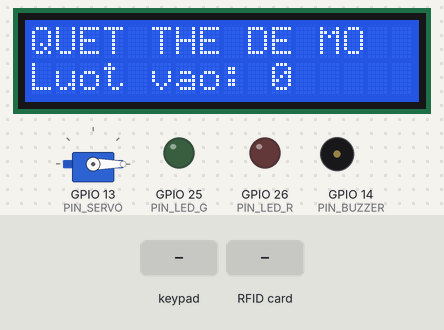
A sketch run on a simulated ESP32. Parts: 16×2 character LCD, servo, output pins drawn as LEDs (lit = HIGH), buzzer (waves = sounding). Inputs (shaded band) come from the test bench. What the sketch prints to the serial monitor is not drawn.

Above: at 1.3 s.
1.4 s: keypad keys 1 2 3 4 # pressed 0.4 s apart
At 4.5 s:
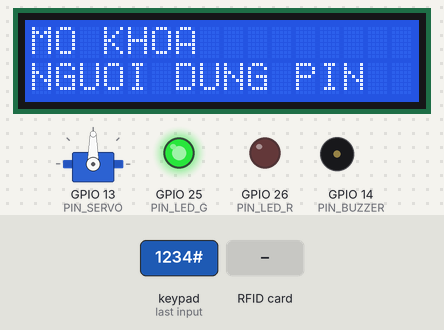
4.9 s: RFID card 5E 7A 19 C4 held to the reader
7.9 s: RFID card 01 02 03 04 held to the reader
9.9 s: RFID card 11 22 33 44 held to the reader
At 15.7 s:
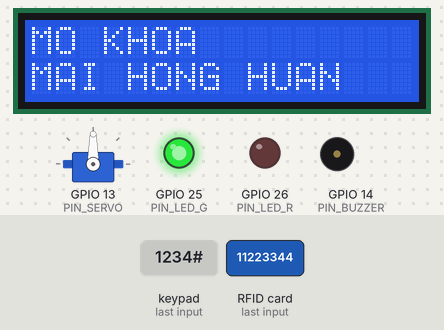
15.9 s: RFID card 55 66 77 88 held to the reader
At 20.7 s:
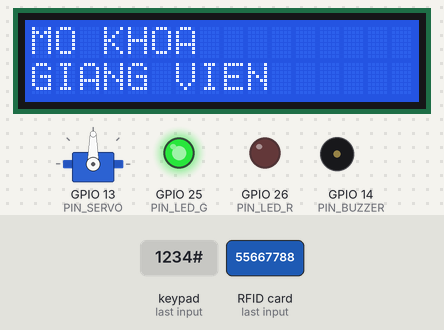
Timing chart, 0 to 26.8 s (numbered marks = the images above; inputs shaded):
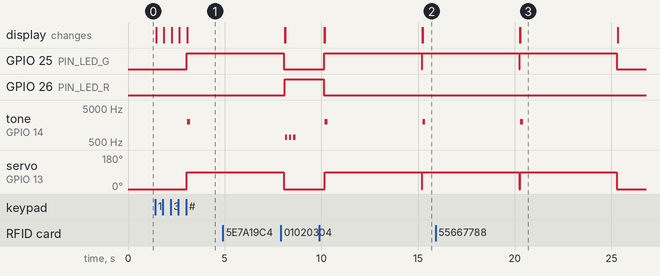

The sketch:

sketch.ino
```cpp
#include <Arduino.h>
#include <SPI.h>
#include <MFRC522.h>
#include <Wire.h>
#include <LiquidCrystal_I2C.h>
#include <ESP32Servo.h>
#include <Keypad.h>

// ============================================
// DO AN CUOI KY - HE THONG NHUNG
// NHOM 3 - KHOA CUA THONG MINH RFID
// LE HOAI BAO - K23DTCN554
// MAI HONG HUAN - K23DTVT097
// BUOC 9 - TICH HOP KEYPAD PIN 4X4
// ============================================

// 1. KHAI BAO CHAN
#define PIN_SS       5
#define PIN_RST      27
#define PIN_SERVO    13
#define PIN_LED_G    25
#define PIN_LED_R    26
#define PIN_BUZZER   14
#define PIN_SDA      21
#define PIN_SCL      22

// 2. THONG SO HE THONG
const unsigned long T_MO_KHOA = 5000;
const unsigned long T_TU_CHOI = 2000;
const unsigned long T_KHOA_TAM = 30000;
const byte SO_LAN_SAI_TOI_DA = 3;

const char PIN_DUNG[] = "1234";

// 3. THIET BI
MFRC522 rfid(PIN_SS, PIN_RST);
LiquidCrystal_I2C lcd(0x27, 16, 2);
Servo servoKhoa;

// 4. KEYPAD THEO SO DO GIANG VIEN
const byte ROWS = 4;
const byte COLS = 4;

char keys[ROWS][COLS] = {
  {'1', '2', '3', 'A'},
  {'4', '5', '6', 'B'},
  {'7', '8', '9', 'C'},
  {'*', '0', '#', 'D'}
};

byte rowPins[ROWS] = {32, 33, 12, 15};
byte colPins[COLS] = {4, 16, 17, 2};

Keypad keypad = Keypad(
  makeKeymap(keys),
  rowPins,
  colPins,
  ROWS,
  COLS
);

// 5. DANH SACH THE HOP LE
struct TheHopLe {
  byte uid[4];
  const char* ten;
};

TheHopLe danhSach[] = {
  {{0x01, 0x02, 0x03, 0x04}, "LE HOAI BAO"},
  {{0x11, 0x22, 0x33, 0x44}, "MAI HONG HUAN"},
  {{0x55, 0x66, 0x77, 0x88}, "GIANG VIEN"}
};

const byte SO_THE =
  sizeof(danhSach) / sizeof(danhSach[0]);

// 6. MAY TRANG THAI
enum TrangThai {
  CHO_QUET,
  MO_KHOA,
  TU_CHOI,
  KHOA_TAM
};

TrangThai trangThai = CHO_QUET;

// 7. BIEN QUAN LY
unsigned long mocTG = 0;
unsigned long mocCoi = 0;
unsigned long mocNhipCoi = 0;

byte soLanSai = 0;
unsigned int soLuotVao = 0;

bool coiDangBat = false;
byte soTiengConLai = 0;
int tanSoCoi = 2000;
unsigned int doDaiCoi = 150;

int giayTruoc = -1;

char pinNhap[5] = "";
byte doDaiPIN = 0;

// ============================================
// 8. NHAT KY SERIAL
// ============================================

void ghiLog(const char* muc, String noiDung) {
  Serial.print("[");
  Serial.print(muc);
  Serial.print("] [");
  Serial.print(millis());
  Serial.print(" ms] ");
  Serial.println(noiDung);
}

// ============================================
// 9. CHUYEN UID THANH CHUOI
// ============================================

String chuoiUID(byte* uid, byte doDai) {
  String s = "";

  for (byte i = 0; i < doDai; i++) {
    if (uid[i] < 0x10) s += "0";
    s += String(uid[i], HEX);

    if (i < doDai - 1) s += ":";
  }

  s.toUpperCase();
  return s;
}

// ============================================
// 10. TIM THE HOP LE
// ============================================

int timThe(byte* uid, byte doDai) {
  if (doDai != 4) return -1;

  for (byte i = 0; i < SO_THE; i++) {
    bool trung = true;

    for (byte j = 0; j < 4; j++) {
      if (uid[j] != danhSach[i].uid[j]) {
        trung = false;
        break;
      }
    }

    if (trung) return i;
  }

  return -1;
}

// ============================================
// 11. COI KHONG DUNG DELAY
// ============================================

void batDauCoi(byte soTieng, int tanSo,
               unsigned int thoiGian) {
  noTone(PIN_BUZZER);

  soTiengConLai = soTieng;
  tanSoCoi = tanSo;
  doDaiCoi = thoiGian;

  coiDangBat = false;
  mocNhipCoi = millis();

  if (soTiengConLai > 0) {
    tone(PIN_BUZZER, tanSoCoi);
    coiDangBat = true;
    mocCoi = millis();
    soTiengConLai--;
  }
}

void capNhatCoi() {
  unsigned long bayGio = millis();

  if (coiDangBat) {
    if (bayGio - mocCoi >= doDaiCoi) {
      noTone(PIN_BUZZER);
      coiDangBat = false;
      mocNhipCoi = bayGio;
    }
  }
  else if (soTiengConLai > 0) {
    if (bayGio - mocNhipCoi >= 90) {
      tone(PIN_BUZZER, tanSoCoi);
      coiDangBat = true;
      mocCoi = bayGio;
      soTiengConLai--;
    }
  }
}

// ============================================
// 12. XOA DU LIEU PIN
// ============================================

void xoaPIN() {
  memset(pinNhap, 0, sizeof(pinNhap));
  doDaiPIN = 0;
}

// ============================================
// 13. HIEN THI PIN DANG NHAP
// ============================================

void hienThiPIN() {
  lcd.clear();

  lcd.setCursor(0, 0);
  lcd.print("NHAP MA PIN:");

  lcd.setCursor(0, 1);
  lcd.print("PIN: ");

  for (byte i = 0; i < doDaiPIN; i++) {
    lcd.print("*");
  }
}

// ============================================
// 14. MAN HINH CHO
// ============================================

void manHinhCho() {
  lcd.clear();

  lcd.setCursor(0, 0);
  lcd.print("QUET THE DE MO");

  lcd.setCursor(0, 1);
  lcd.print("Luot vao: ");
  lcd.print(soLuotVao);
}

// ============================================
// 15. VE TRANG THAI CHO
// ============================================

void veChoQuet() {
  trangThai = CHO_QUET;

  servoKhoa.write(0);

  digitalWrite(PIN_LED_G, LOW);
  digitalWrite(PIN_LED_R, LOW);

  xoaPIN();
  manHinhCho();
}

// ============================================
// 16. MO KHOA DUNG CHUNG RFID VA PIN
// ============================================

void moKhoa(String phuongThuc,
           String chuThe,
           String uid = "") {
  soLanSai = 0;
  xoaPIN();

  ghiLog(
    "INFO",
    "DAT LAI BO DEM SAI = 0"
  );

  trangThai = MO_KHOA;
  soLuotVao++;

  servoKhoa.write(90);

  digitalWrite(PIN_LED_G, HIGH);
  digitalWrite(PIN_LED_R, LOW);

  lcd.clear();
  lcd.setCursor(0, 0);
  lcd.print("MO KHOA");

  lcd.setCursor(0, 1);
  lcd.print(chuThe.substring(0, 16));

  batDauCoi(1, 2000, 150);
  mocTG = millis();

  String log = "PHUONG THUC=" + phuongThuc;

  if (uid.length() > 0) {
    log += " | UID=" + uid;
  }

  log += " | KET QUA=HOP LE";
  log += " | CHU THE=" + chuThe;
  log += " | LUOT VAO=";
  log += String(soLuotVao);

  ghiLog("INFO", log);
}

// ============================================
// 17. TU CHOI DUNG CHUNG RFID VA PIN
// ============================================

void tuChoi(String phuongThuc, String uid = "") {
  soLanSai++;
  xoaPIN();

  servoKhoa.write(0);

  digitalWrite(PIN_LED_G, LOW);
  digitalWrite(PIN_LED_R, HIGH);

  lcd.clear();
  lcd.setCursor(0, 0);
  lcd.print("TU CHOI ");
  lcd.print(soLanSai);
  lcd.print("/3");

  lcd.setCursor(0, 1);

  if (phuongThuc == "PIN") {
    lcd.print("PIN KHONG DUNG");
  } else {
    lcd.print(uid.substring(0, 16));
  }

  batDauCoi(3, 700, 120);

  String log = "PHUONG THUC=" + phuongThuc;

  if (uid.length() > 0) {
    log += " | UID=" + uid;
  }

  log += " | KET QUA=TU CHOI";
  log += " | SO LAN SAI=";
  log += String(soLanSai);

  ghiLog("WARN", log);

  if (soLanSai >= SO_LAN_SAI_TOI_DA) {
    trangThai = KHOA_TAM;
    mocTG = millis();
    giayTruoc = -1;

    lcd.clear();
    lcd.setCursor(0, 0);
    lcd.print("KHOA TAM THOI");

    ghiLog(
      "ALERT",
      "KHOA TAM 30 GIAY - SAI 3 LAN"
    );
  }
  else {
    trangThai = TU_CHOI;
    mocTG = millis();
  }
}

// ============================================
// 18. XU LY BAN PHIM
// ============================================

void xuLyPhim(char phim) {
  if (!phim) return;

  // Khi khoa tam, khong chap nhan PIN
  if (trangThai == KHOA_TAM) {
    ghiLog(
      "ALERT",
      "PHUONG THUC=PIN | KET QUA=BI CHAN"
    );
    return;
  }

  // Khong nhan PIN khi dang mo/tu choi
  if (trangThai != CHO_QUET) {
    return;
  }

  // Phim * xoa ma dang nhap
  if (phim == '*') {
    xoaPIN();
    manHinhCho();

    ghiLog(
      "INFO",
      "KEYPAD - DA XOA PIN DANG NHAP"
    );
    return;
  }

  // Phim # xac nhan
  if (phim == '#') {
    if (doDaiPIN != 4) {
      ghiLog(
        "WARN",
        "PIN CHUA DU 4 CHU SO"
      );

      hienThiPIN();
      return;
    }

    if (strcmp(pinNhap, PIN_DUNG) == 0) {
      moKhoa("PIN", "NGUOI DUNG PIN");
    }
    else {
      tuChoi("PIN");
    }

    return;
  }

  // Chi nhan cac phim so 0-9
  if (phim >= '0' && phim <= '9') {
    if (doDaiPIN < 4) {
      pinNhap[doDaiPIN] = phim;
      doDaiPIN++;
      pinNhap[doDaiPIN] = '\0';

      hienThiPIN();
    }
  }
}

// ============================================
// 19. DEM NGUOC KHOA TAM
// ============================================

void demNguoc(unsigned long bayGio) {
  unsigned long daQua = bayGio - mocTG;
  unsigned long conLai = T_KHOA_TAM - daQua;

  int giayConLai = (conLai + 999) / 1000;

  if (giayConLai != giayTruoc) {
    giayTruoc = giayConLai;

    lcd.setCursor(0, 1);
    lcd.print("Thu lai sau ");

    if (giayConLai < 10) lcd.print(" ");

    lcd.print(giayConLai);
    lcd.print("s ");
  }

  digitalWrite(
    PIN_LED_R,
    ((daQua / 500) % 2 == 0) ? HIGH : LOW
  );
}

// ============================================
// 20. KHOI TAO
// ============================================

void setup() {
  Serial.begin(115200);

  pinMode(PIN_LED_G, OUTPUT);
  pinMode(PIN_LED_R, OUTPUT);
  pinMode(PIN_BUZZER, OUTPUT);

  digitalWrite(PIN_LED_G, LOW);
  digitalWrite(PIN_LED_R, LOW);

  SPI.begin();
  rfid.PCD_Init();

  Wire.begin(PIN_SDA, PIN_SCL);
  lcd.init();
  lcd.backlight();

  servoKhoa.setPeriodHertz(50);
  servoKhoa.attach(PIN_SERVO, 500, 2400);
  servoKhoa.write(0);

  keypad.setDebounceTime(30);

  xoaPIN();
  manHinhCho();

  Serial.println();
  Serial.println("==============================");
  Serial.println("NHOM 3 - KHOA CUA RFID + PIN");
  Serial.println("ESP32 - MFRC522 - KEYPAD 4X4");
  Serial.println("==============================");

  ghiLog("INFO", "HE THONG SAN SANG");
  ghiLog("INFO", "RFID VA KEYPAD DA KHOI TAO");
  ghiLog("INFO", "SO THE HOP LE = " + String(SO_THE));
}

// ============================================
// 21. VONG LAP CHINH
// ============================================

void loop() {
  unsigned long bayGio = millis();

  capNhatCoi();

  // Doc phim trong moi trang thai
  char phim = keypad.getKey();

  // ----------------------------------------
  // MO KHOA
  // ----------------------------------------
  if (trangThai == MO_KHOA) {
    if (bayGio - mocTG >= T_MO_KHOA) {
      servoKhoa.write(0);

      ghiLog(
        "INFO",
        "CUA DA TU DONG DONG SAU 5 GIAY"
      );

      veChoQuet();
    }
    return;
  }

  // ----------------------------------------
  // TU CHOI
  // ----------------------------------------
  if (trangThai == TU_CHOI) {
    if (bayGio - mocTG >= T_TU_CHOI) {
      veChoQuet();
    }
    return;
  }

  // ----------------------------------------
  // KHOA TAM
  // ----------------------------------------
  if (trangThai == KHOA_TAM) {
    if (bayGio - mocTG >= T_KHOA_TAM) {
      soLanSai = 0;

      ghiLog(
        "INFO",
        "HET KHOA TAM - HE THONG PHUC HOI"
      );

      ghiLog(
        "INFO",
        "DAT LAI BO DEM SAI = 0"
      );

      veChoQuet();
      return;
    }

    demNguoc(bayGio);

    // Chan Keypad
    if (phim) {
      xuLyPhim(phim);
    }

    // Chan RFID
    if (rfid.PICC_IsNewCardPresent() &&
        rfid.PICC_ReadCardSerial()) {

      String uid = chuoiUID(
        rfid.uid.uidByte,
        rfid.uid.size
      );

      ghiLog(
        "ALERT",
        "PHUONG THUC=RFID | UID=" + uid +
        " | KET QUA=BI CHAN"
      );

      rfid.PICC_HaltA();
      rfid.PCD_StopCrypto1();
    }

    return;
  }

  // ----------------------------------------
  // CHO QUET - XU LY KEYPAD
  // ----------------------------------------
  if (phim) {
    xuLyPhim(phim);

    if (trangThai != CHO_QUET) {
      return;
    }
  }

  // ----------------------------------------
  // CHO QUET - XU LY RFID
  // ----------------------------------------
  if (!rfid.PICC_IsNewCardPresent()) {
    return;
  }

  if (!rfid.PICC_ReadCardSerial()) {
    return;
  }

  String uid = chuoiUID(
    rfid.uid.uidByte,
    rfid.uid.size
  );

  int viTri = timThe(
    rfid.uid.uidByte,
    rfid.uid.size
  );

  if (viTri >= 0) {
    moKhoa(
      "RFID",
      danhSach[viTri].ten,
      uid
    );
  }
  else {
    tuChoi("RFID", uid);
  }

  rfid.PICC_HaltA();
  rfid.PCD_StopCrypto1();
}

// ============================================
// KET THUC CHUONG TRINH - BUOC 9
// ============================================
```

Measured:
- after the input at 1.4 s, GPIO 25 (PIN_LED_G): LOW → HIGH after 1.6 s; tone on GPIO 14 (PIN_BUZZER): silent → 2000 Hz after 1.7 s, → silent 0.15 s later; servo on GPIO 13 (PIN_SERVO): 0° → 90° after 1.6 s; the display: first changes after 0.05 s (image 1 shows a later state)
- after the input at 4.9 s, every drawn part: stays the same
- after the input at 9.9 s, the display: first differs from a run without the input after 5.3 s (image 2)
- after the input at 15.9 s, tone on GPIO 14 (PIN_BUZZER): silent → 2000 Hz after 4.4 s, → silent 0.15 s later; the display: first differs from a run without the input after 4.4 s (image 3)
